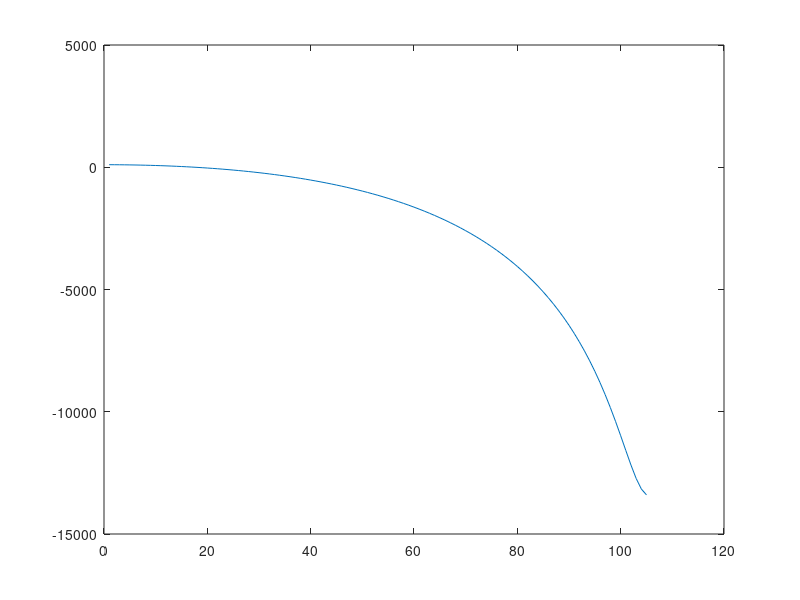

Recreate this plot in MATLAB.
% Braking
clear all;

vpk = 5;
F_bmax = 3000;
velocity = 105;

%v = 0:1:velocity;      % (m/s)
%f_b = 2*F_bmax*((v*vpk)./(v.^2 + vpk.^2)); % (N)

i = 1;

for v_iter = -velocity:1:1
    v = v_iter*-1;
    f_b = 2*F_bmax*((v*vpk)./(v.^2 + vpk.^2)); % (N)
    f_b_new(i,1) = f_b;
    
    i = i + 1;
end

v_initial = 105;
mass = 500;
i = 1;
for t = 1:1:105
    v_final(i,1) = v_initial + (-1*f_b_new(i,1)/mass)*t
    v_initial = v_final(i,1);
    i = i + 1;
end
    
v_initial = 105;

t = 1:1:15;
plot(v_final)
%plot(f_b_new)
